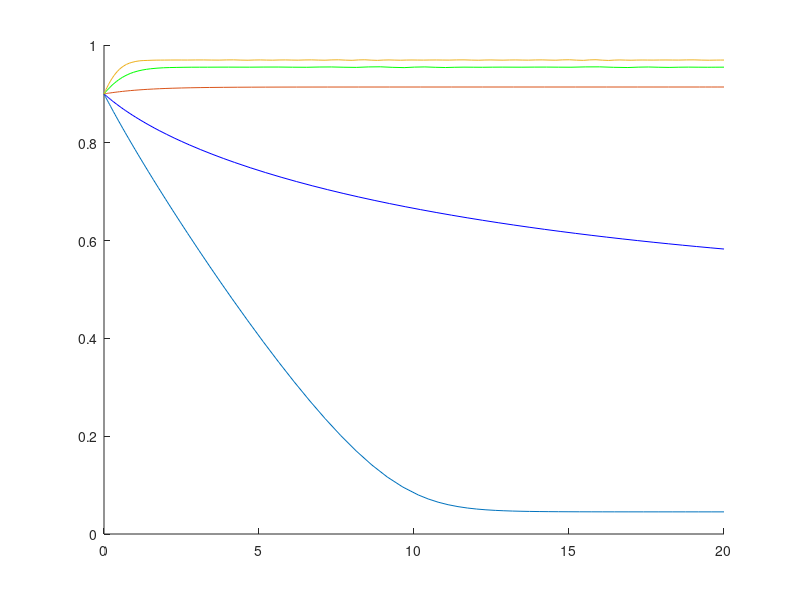

Source code (MATLAB):
n = 5;
%p_0 = 0.25; 
colours = ['r-', 'b-', 'g-', 'ro-', 'bo-', 'go-'];
t_span = [0, 20]; 
y0 = .90; % if this gets above about 0.92 it goes above 1 else it is bound by 1.  

hold on
for s= 0.01:0.05/n:0.05
    p_0 = 10*s; 
    ode_func = @(t,y) (((10*s + (p_0-10*s)*exp(-t/10))*(1-y))/(1.05-y)) - (0.2*y/(y+0.05)); 
    [t,y] = ode45(ode_func, t_span, y0);
    plot(t,y, colours(100*s +1))
end

hold off 




% Question 3


% ode_func = @(t,y) (((10*s + (p_0-10*s)*exp(-t/10))*(1-y))/(1.05-y)) - ((0.6-0.5*y)*y/(y+0.05)); 
